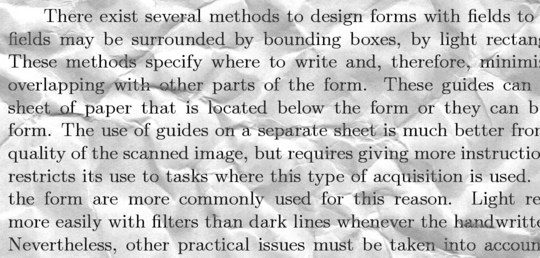
#> input picture test_images/training_sample.png, 540 x 258 px
$ jupyter execute --allow-errors entropy_thresholding.ipynb   (shell and % lines are left out)
#> lines starting #> are read from the running program, lines starting #| are printed output that depends on the picture
# Maximum entropy thresholding
Entropy thresholding

# Implementation
## 1. Naive Implementation
This segmentation method relies on maximizing the interclass entropy. Both global and local (adaptive) methods have been implemented in this assignment. The formula for finding the optimal threshold $T_{opt}$ is as follows:
$$T_{opt}=\text{arg max}(H_f(T)+H_b(T))$$
Where:
$$ H_f(T)=-\sum_{i=1}^{T}\frac{P(i)}{P(T)} \times log\frac{P(i)}{P(T)} $$
$$ H_b(T)=-\sum_{i=T}^{G}\frac{P(i)}{1-P(T)} \times log\frac{P(i)}{1-P(T)} $$

Where $G$ is the number of intensity levels. As we’re dealing with 8bpp images, pixel values $p\in[0,255]$, this means that a simple exhaustive search with $T \in [1, 254]$ will be sufficient to find the optimal threshold.

[cell 1]
import warnings
warnings.filterwarnings('ignore')

import cv2
import numpy as np
from matplotlib import pyplot as plt

img = cv2.imread('test_images/training_sample.png')
#> img is the input picture: shape (258, 540, 3); min 1, max 255, mean 201.4

# Convert to grayscale
img = cv2.cvtColor(img, cv2.COLOR_BGR2GRAY)
#> img: shape (258, 540)

# Helper function to show image on a Jupyter Notebook
def imshow(img):
    plt.imshow(img, cmap='gray', vmin=0, vmax=255)
    plt.show()

imshow(img)

[cell 2]
# Helper function for calculating entropy
def entp(x):
    temp = np.multiply(x, np.log(x))
    temp[np.isnan(temp)] = 0
    return temp

To simplify the implementation, we create a separate variable $\theta(T)=H_f(T)+H_b(T)$. The optimal threshold then becomes $\text{arg max}(\theta(T))$.

[cell 3]
# Maximum entropy
H = cv2.calcHist([img],[0],None,[256],[0,256])
#> H = 256 values, max 2852 at index 254, min 0 at index 0, mean 544.2
H = H / np.sum(H)
#> H = 256 values, max 0.0205 at index 254, min 0 at index 0, mean 0.00391

[cell 4]
theta = np.zeros(256)
Hf = np.zeros(256)
Hb = np.zeros(256)

for T in range(1,255):
    Hf[T] = - np.sum( entp(H[:T-1] / np.sum(H[1:T-1])) )
    Hb[T] = - np.sum( entp(H[T:] / np.sum(H[T:])) )
    theta[T] = Hf[T] + Hb[T]
#> this loop made 254 passes
#> after the loop, Hb = 256 values, max 4.89 at index 1, min 0 at index 0, mean 4.26; Hf = 256 values, max 4.92 at index 183, min 0 at index 0, mean 4.03; theta = 256 values, max 9.22 at index 171, min 0 at index 0, mean 8.29

theta_max = np.argmax(theta)
#> theta_max = 171
img_out = img > theta_max
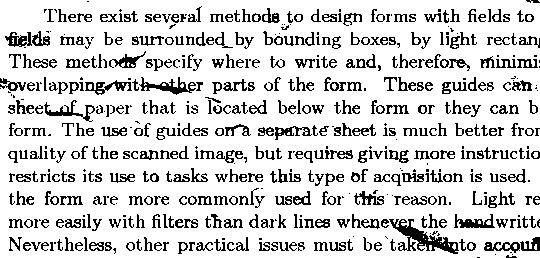
#> img_out: shape (258, 540) bool; 82.9% white; black in thin lines or dots

[cell 5]
# Show histogram
plt.plot([i for i in range(256)], H, 'b')
plt.plot([theta_max], [H[theta_max]], 'ro')
#> (the rest of this cell did not finish here and is left out)

[cell 6]
# Show image
imshow(img_out * 255)
#> in imshow (call 2), `plt.show()`:
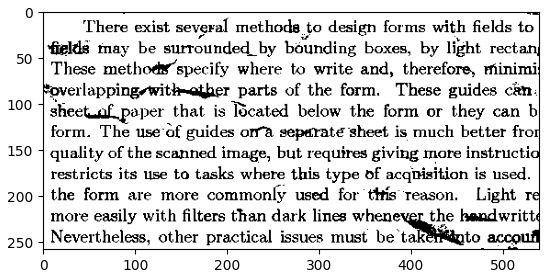
#> figure drawn by matplotlib, 1 panel
